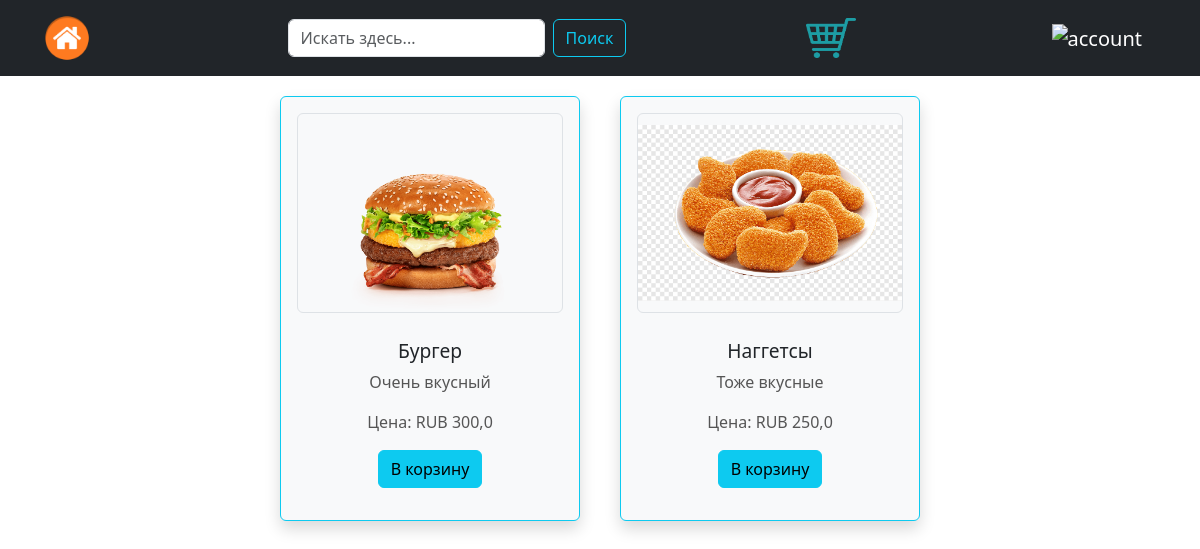
/, run on an earlier commit of the app's database.
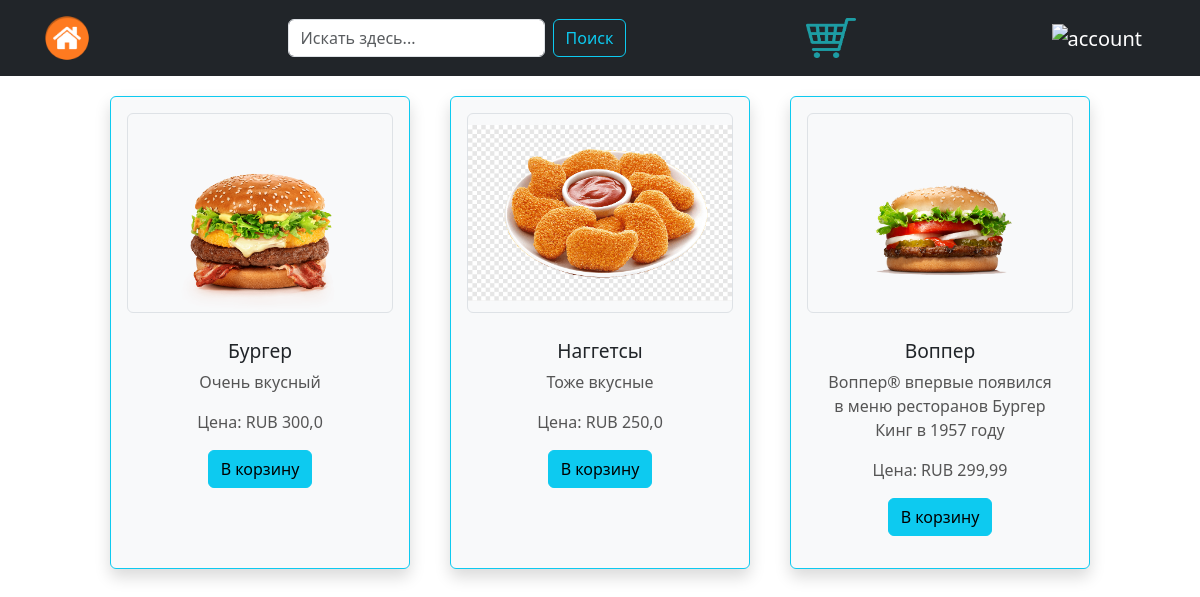
And on a later commit of the database.
### main/models.py (models this page shows, shortened)
class Product(models.Model):
    name = models.CharField('Имя товара', max_length = 100)
    price = models.FloatField('Стоимость товара')
    img = models.ImageField('Изображение товара', upload_to='img/')
    extra_info = models.TextField('Дополнительная информация', max_length = 1000)
    amount = models.FloatField('Количество товара')
    rest = models.FloatField('Осталось товаров')
    class Meta:
        verbose_name = 'Product'
        verbose_name_plural = 'Products'

### main/views.py (the view)
# urls.py: path('', views.index),
def index(request):
    products = Product.objects.all()
    if request.method == "POST":
        messages.success(request, f"{products.name} added to your cart.")
        return redirect("main:add_to_cart", product_name=products.name)
    return render(request, 'main/index.html', {'products': products})

### main/templates/main/index.html (shortened to what this page needs)
{% extends 'main/layout.html' %}
{% load static %}
{% block content %}
<div class="container">
    <div class="row justify-content-md-center">
        {% for p in products %}
        <div class="card border border-info shadow p-3 mb-5 bg-body-tertiary rounded text-center">
            <img src="{{  p.img.url }}" class="card-img-top object-fit-scale border rounded" alt="{{ p.name }}" width="200" height="200">
            <div class="card-body">
                <h2 class="card-title">{{ p.name }}</h2>
                <p class="card-text">{{ p.extra_info }}</p>
                <p class="card-text">Цена: RUB {{ p.price }}</p>
                <form action="{% url 'main:add_to_cart' p.name %}" method="post">
                    <input class="btn btn-info" type="submit" value="B корзину">
                </form>
            </div>
        </div>
        {% endfor %}
    </div>
</div>
{% endblock %}

### main/templates/main/layout.html (shortened to what this page needs)
{% load static %}
<!doctype html>
<html lang="en">
<head>
    <link href="https://cdn.jsdelivr.net/npm/bootstrap@5.3.3/dist/css/bootstrap.min.css" rel="stylesheet">
    <link rel="stylesheet" type="text/css" href="{% static 'main/css/style.css' %}"/>
</head>
<body>
     <nav class="navbar navbar-dark bg-dark">
         <div class="container-lg">
             <a class="navbar-brand" href="/">
                 <img src="{% static 'main/img/Дом.png' %}" alt="home" width="50" height="50">
             </a>
             <form class="d-flex" role="search" action="" method="get">
                 <input class="form-control me-2" name="s" id="floatingSearch" placeholder="Искать здесь..." type="search">
                 <button class="btn btn-outline-info" type="submit">Поиск</button>
             </form>
             <a class="navbar-brand" href="/cart">
                 <img src="{% static 'main/img/корзина.png' %}" alt="cart" width="50" height="40">
             </a>
             <a class="navbar-brand" href="/profile">
                 <img src="{% static 'main/img/аккаунт.png' %}" alt="account" width="50" height="50">
             </a>
         </div>
      </nav>
     {% block content %}
     {% endblock %}
</body>
</html>

### main/static/main/css/style.css (style rules this page uses)
.card { border: 1px solid; border-radius: 8px; margin: 20px; padding: 20px; width: 300px; display: inline-block; }
.card img { width: 100%; border-radius: 8px; }
.card h2 { margin-top: 10px; font-size: 1.2em; }
.card p { color: #555; }

What changed in the data, as far as the page shows it:
added Product: img (picture), name "Воппер", extra_info "Воппер® впервые появился в меню ресторанов Бургер Кинг в 1957 году", price "299,99"
